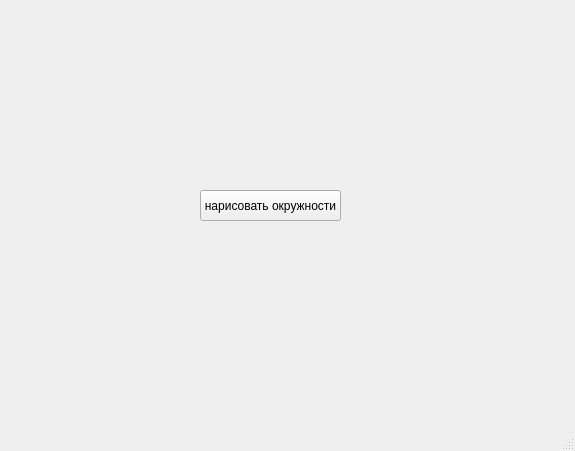
<?xml version="1.0" encoding="UTF-8"?>
<ui version="4.0">
 <class>MainWindow</class>
 <widget class="QMainWindow" name="MainWindow">
  <property name="geometry">
   <rect>
    <x>0</x>
    <y>0</y>
    <width>575</width>
    <height>451</height>
   </rect>
  </property>
  <property name="windowTitle">
   <string>MainWindow</string>
  </property>
  <widget class="QWidget" name="centralwidget">
   <widget class="QPushButton" name="pushButton">
    <property name="geometry">
     <rect>
      <x>200</x>
      <y>190</y>
      <width>141</width>
      <height>31</height>
     </rect>
    </property>
    <property name="text">
     <string>нарисовать окружности</string>
    </property>
   </widget>
  </widget>
  <widget class="QMenuBar" name="menubar">
   <property name="geometry">
    <rect>
     <x>0</x>
     <y>0</y>
     <width>575</width>
     <height>21</height>
    </rect>
   </property>
  </widget>
  <widget class="QStatusBar" name="statusbar"/>
 </widget>
 <resources/>
 <connections/>
</ui>
